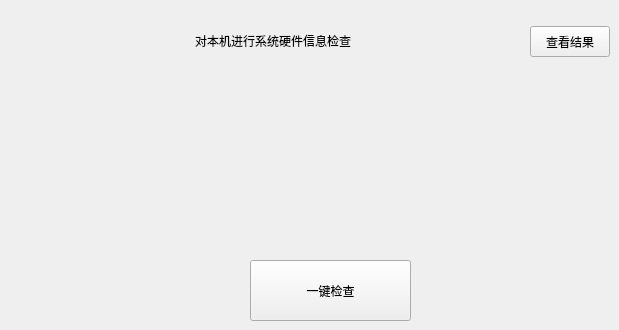
      <widget class="QWidget" name="page_10">
       <widget class="QLabel" name="label_11">
        <property name="geometry">
         <rect>
          <x>160</x>
          <y>25</y>
          <width>30</width>
          <height>30</height>
         </rect>
        </property>
        <property name="text">
         <string/>
        </property>
        <property name="pixmap">
         <pixmap resource="button.qrc">:/button/attn.png</pixmap>
        </property>
        <property name="scaledContents">
         <bool>true</bool>
        </property>
       </widget>
       <widget class="QLabel" name="yingjianLabel">
        <property name="geometry">
         <rect>
          <x>195</x>
          <y>20</y>
          <width>351</width>
          <height>41</height>
         </rect>
        </property>
        <property name="styleSheet">
         <string notr="true">font: 18pt &quot;微软雅黑&quot;;
color: rgb(0, 0, 0);</string>
        </property>
        <property name="text">
         <string>对本机进行系统硬件信息检查</string>
        </property>
       </widget>
       <widget class="QPushButton" name="yingjianButton">
        <property name="geometry">
         <rect>
          <x>250</x>
          <y>260</y>
          <width>161</width>
          <height>61</height>
         </rect>
        </property>
        <property name="text">
         <string>一键检查</string>
        </property>
       </widget>
       <widget class="QPushButton" name="yingjianCheckButton">
        <property name="geometry">
         <rect>
          <x>530</x>
          <y>26</y>
          <width>80</width>
          <height>31</height>
         </rect>
        </property>
        <property name="text">
         <string>查看结果</string>
        </property>
       </widget>
       <widget class="QLabel" name="label_12">
        <property name="geometry">
         <rect>
          <x>257</x>
          <y>90</y>
          <width>150</width>
          <height>150</height>
         </rect>
        </property>
        <property name="text">
         <string/>
        </property>
        <property name="textFormat">
         <enum>Qt::AutoText</enum>
        </property>
        <property name="pixmap">
         <pixmap resource="button.qrc">:/button/earthscan.png</pixmap>
        </property>
        <property name="scaledContents">
         <bool>true</bool>
        </property>
       </widget>
      </widget>
